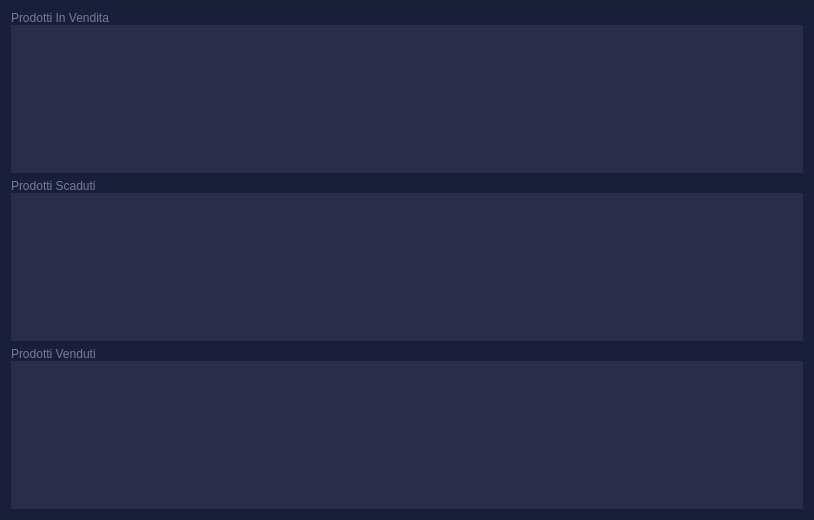
<?xml version="1.0" encoding="UTF-8"?>
<ui version="4.0">
 <class>Form</class>
 <widget class="QWidget" name="Form">
  <property name="geometry">
   <rect>
    <x>0</x>
    <y>0</y>
    <width>814</width>
    <height>520</height>
   </rect>
  </property>
  <property name="windowTitle">
   <string>Form</string>
  </property>
  <property name="styleSheet">
   <string notr="true">
*{
color: #78799c;
border: none;
}

#firstWidget, #frame_2, #frame_5{
	background-color: #2a2c49;
}

#mainBody,#Form{
	background-color: #1a1f39;
}

QLineEdit{
	background-color:transparent;
}

#searchFrame, QLineEdit{
	border-radius: 10px;
	border: 2px solid #78799c;
}

#appHeader{
	color:#78799c;
}

#prodottiHeader{
	color:  #a06ce3;
}

#avantiarw{
	border: 1px solid #a06ce3;
	background-color: #a06ce3 ;
	border-radius: 5px;
	
}

#finestreSecondarie{
	background-color: #2a2c49;
	border: solid;
	border-radius: 20px;
}

QLabel{
	color:#78799c;
}

#mainFrame{
	background-color: #2a2c49;
}

#homeBtn{
	color:#78799c;
	background-color:#1a1f39;
	padding : 10px 5px;
	text-align:left;
	border-top-left-radius:25px;
}
QPushButton{
	padding : 10px 5px;
	text-align:left;
	color:#78799c;
	font: 10pt &quot;Leelawadee UI&quot;;
	background-color:#1a1f39;
    border: solid;
    border-radius: 11px;
}


#frame_3{
	background-color:#2a2c49;
	border: solid;
	border-radius: 20px;
}
QTableWidget{
	background-color:#2a2c49;
	border: solid;
}
#leftMenu,#frame{
background-color: #2a2c49;
}
</string>
  </property>
  <layout class="QVBoxLayout" name="verticalLayout">
   <item>
    <widget class="QFrame" name="frameInVendita">
     <property name="frameShape">
      <enum>QFrame::StyledPanel</enum>
     </property>
     <property name="frameShadow">
      <enum>QFrame::Raised</enum>
     </property>
     <layout class="QVBoxLayout" name="verticalLayout_2">
      <property name="spacing">
       <number>0</number>
      </property>
      <property name="leftMargin">
       <number>0</number>
      </property>
      <property name="topMargin">
       <number>0</number>
      </property>
      <property name="rightMargin">
       <number>0</number>
      </property>
      <property name="bottomMargin">
       <number>0</number>
      </property>
      <item>
       <widget class="QLabel" name="titoloInVendita">
        <property name="text">
         <string>Prodotti In Vendita</string>
        </property>
       </widget>
      </item>
      <item>
       <widget class="QTableWidget" name="tabInVendita"/>
      </item>
     </layout>
    </widget>
   </item>
   <item>
    <widget class="QFrame" name="frameScaduti">
     <property name="frameShape">
      <enum>QFrame::StyledPanel</enum>
     </property>
     <property name="frameShadow">
      <enum>QFrame::Raised</enum>
     </property>
     <layout class="QVBoxLayout" name="verticalLayout_3">
      <property name="spacing">
       <number>0</number>
      </property>
      <property name="leftMargin">
       <number>0</number>
      </property>
      <property name="topMargin">
       <number>0</number>
      </property>
      <property name="rightMargin">
       <number>0</number>
      </property>
      <property name="bottomMargin">
       <number>0</number>
      </property>
      <item>
       <widget class="QLabel" name="titoloScaduti">
        <property name="text">
         <string>Prodotti Scaduti</string>
        </property>
       </widget>
      </item>
      <item>
       <widget class="QTableWidget" name="tabScaduti"/>
      </item>
     </layout>
    </widget>
   </item>
   <item>
    <widget class="QFrame" name="frameVenduti">
     <property name="frameShape">
      <enum>QFrame::StyledPanel</enum>
     </property>
     <property name="frameShadow">
      <enum>QFrame::Raised</enum>
     </property>
     <layout class="QVBoxLayout" name="verticalLayout_4">
      <property name="spacing">
       <number>0</number>
      </property>
      <property name="leftMargin">
       <number>0</number>
      </property>
      <property name="topMargin">
       <number>0</number>
      </property>
      <property name="rightMargin">
       <number>0</number>
      </property>
      <property name="bottomMargin">
       <number>0</number>
      </property>
      <item>
       <widget class="QLabel" name="titoloVenduti">
        <property name="text">
         <string>Prodotti Venduti</string>
        </property>
       </widget>
      </item>
      <item>
       <widget class="QTableWidget" name="tabVenduti"/>
      </item>
     </layout>
    </widget>
   </item>
  </layout>
 </widget>
 <resources/>
 <connections/>
</ui>
